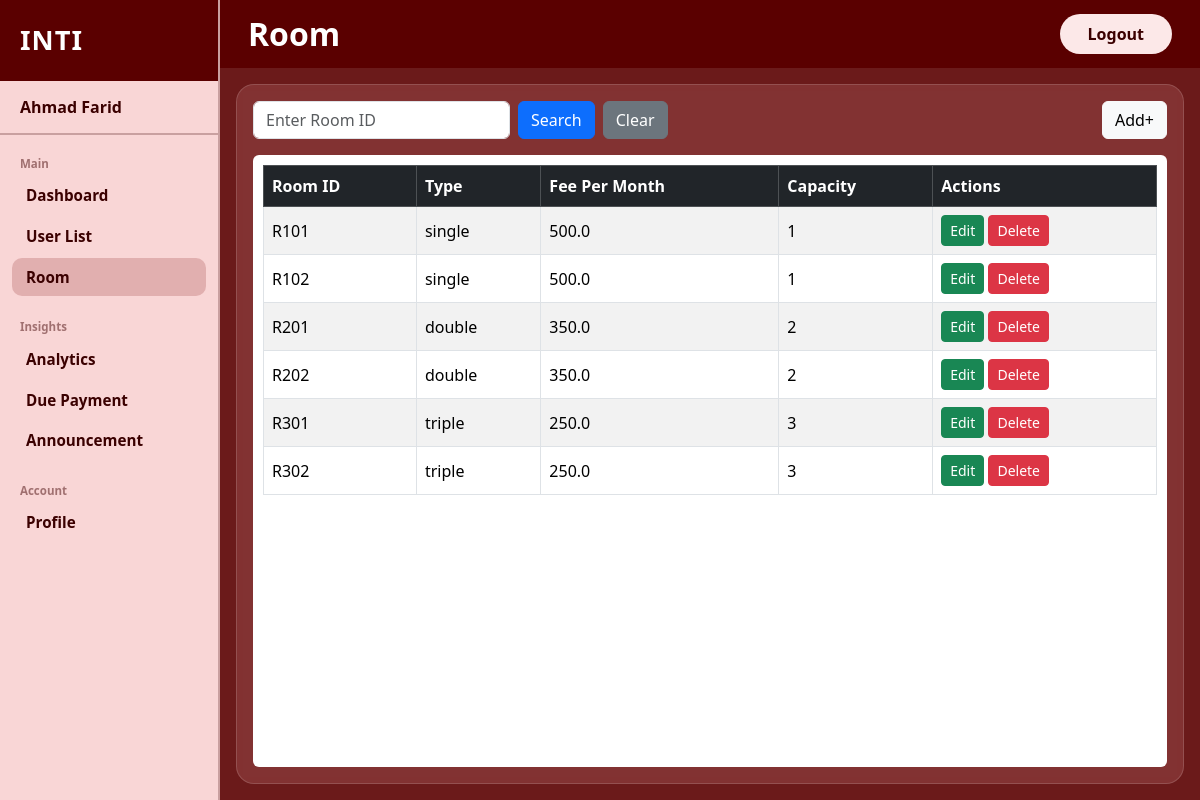
The app's page /admin_room (signed in) with its own data.
### tables this page shows
CREATE TABLE Room (
            room_id       TEXT PRIMARY KEY NOT NULL,
            room_type     TEXT NOT NULL,
            fee_per_month REAL NOT NULL,
            capacity      INTEGER NOT NULL
        );

### app.py (the view)
@app.route("/admin_room")
def admin_room():
    if session.get('user_id') is None or session.get('role') != 'admin':
        return redirect('/user_login')
    conn = get_db()
    search_room = request.args.get("search_room", "")
    if search_room:
        table_data = conn.execute("""
            SELECT *
            FROM Room
            WHERE room_id = ?
        """, (search_room,)).fetchall()
    else:
        table_data = conn.execute("""
            SELECT *
            FROM Room
        """).fetchall()
    return render_template("Admin Room.html", table_data=table_data, search_room=search_room)

### app.py (called while the page is built, shortened)
def get_db():
    if 'db' not in g:
        g.db = get_connection()
    return g.db

@app.context_processor          # run this before every template render
def inject_unread_status():
    user_id = session.get('user_id')
    role = session.get('role')
    has_unread = False                       # assume no unread by default
    return dict(has_unread=has_unread)

### database.py (called while the page is built)
def get_connection():
    conn = sqlite3.connect(DB_NAME)
    conn.row_factory = sqlite3.Row
    conn.execute("PRAGMA foreign_keys = ON")
    return conn

### templates/Admin Room.html (shortened to what this page needs)
<!DOCTYPE html>
<html lang="en">
<head>
    <link href="https://cdn.jsdelivr.net/npm/bootstrap@5.3.3/dist/css/bootstrap.min.css" rel="stylesheet"/>
    <link href="{{ url_for('static', filename='style.css') }}" rel="stylesheet"/>
</head>
<body>
<div class="d-flex vh-100">
    <aside class="sidebar d-flex flex-column">
        <div class="sidebar-brand">
            <span class="brand-chms">INTI</span>
        </div>
        <div class="sidebar-username">
            <span>{{session["fullname"]}}</span>
        </div>
        <nav class="sidebar-nav flex-grow-1">
            <div class="nav-section-label">Main</div>
            <a href="/admin_dashboard" class="nav-item">Dashboard</a>
            <a href="/admin_user_list_application" class="nav-item">User List</a>
            <a href="/admin_room" class="nav-item active">Room</a>
            <div class="nav-section-label mt-3">Insights</div>
            <a href="/admin_analytics_date" class="nav-item">Analytics</a>
            <a href="/admin_due_payment" class="nav-item">Due Payment</a>
            <a href="/admin_announcement_page" class="nav-item ">Announcement</a>
            <div class="nav-section-label mt-3">Account</div>
            <a href="/admin_profile" class="nav-item">Profile</a>
        </nav>
    </aside>
    <div class="main-wrapper d-flex flex-column flex-grow-1">
        <header class="topbar d-flex align-items-center justify-content-between">
            <h1 class="page-title">Room</h1>
            <a href="/user_logout" class="btn btn-logout">Logout</a>
        </header>
        <main class="content-area flex-grow-1 p-3">
        <div class="content-card h-100 d-flex flex-column p-3 overflow-y-auto ">
            <div class="d-flex gap-2 mb-3">
                <form method="GET" action="/admin_room" class="d-flex gap-2">
                    <input type="text" name="search_room" class="form-control" value="{{ search_room }}" placeholder="Enter Room ID">
                    <button type="submit" class="btn btn-primary">Search</button>
                    <a href="/admin_room" class="btn btn-secondary">Clear</a>
                </form>
                <a href="/admin_room_add" class="btn btn-light ms-auto d-block">Add+</a>
            </div>
            <div class ="flex-grow-1 bg-white rounded">
                <div style="padding: 10px;">
                    <table class="table table-bordered table-striped">
                        <thead class="table-dark">
                        <tr>
                            <th>Room ID</th>
                            <th>Type</th>
                            <th>Fee Per Month</th>
                            <th>Capacity</th>
                            <th>Actions</th>
                        </tr>
                        </thead>
                        <tbody>
                        {% for row in table_data %}
                        <tr>
                            <td>{{ row['room_id'] }}</td>
                            <td>{{ row['room_type'] }}</td>
                            <td>{{ row['fee_per_month'] }}</td>
                            <td>{{ row['capacity'] }}</td>
                            <td>
                                <a href="/admin_room_edit?room_id={{ row['room_id'] }}" class="btn btn-sm btn-success">Edit</a>
                                <form method="POST" action="/admin_room_delete" style="display:inline;">
                                    <button type="submit" class="btn btn-sm btn-danger"
                                            onclick="return confirm('Delete this room?')">Delete</button>
                                </form>
                            </td>
                        </tr>
                        {% else %}
                        <tr>
                            <td colspan="5" class="text-center">No rooms found</td>
                        </tr>
                        {% endfor %}
                        </tbody>
                    </table>
                </div>
            </div>
        </div>
    </main>
    </div>
</div>
</body>
</html>

### static/style.css (style rules this page uses)
:root { --sidebar-bg: #f9d6d6; --sidebar-width: 220px; --topbar-bg: #5a0000; --main-bg: #6b1a1a; --brand-color: #3b0000; --nav-label-color: #a07070; --nav-item-color: #3b0000; --nav-active-bg: rgba(180, 100, 100, 0.35); --content-card-bg: rgba(160, 80, 80, 0.45); --logout-bg: #fce8e8; --logout-color: #3b0000; }
body { font-family: 'Segoe UI', sans-serif; background: var(--main-bg); min-height: 100vh; display: flex; flex-direction: column; }
.sidebar { width: var(--sidebar-width); min-width: var(--sidebar-width); background: var(--sidebar-bg); border-right: 2px solid #c9a0a0; }
.sidebar-brand { background: var(--topbar-bg); padding: 20px 20px; }
.brand-chms { font-size: 1.7rem; font-weight: 900; color: #fff; letter-spacing: 1px; }
.sidebar-username { padding: 14px 20px; font-weight: 700; font-size: 1rem; color: var(--nav-item-color); border-bottom: 2px solid #c9a0a0; }
.sidebar-nav { padding: 16px 12px; display: flex; flex-direction: column; gap: 2px; }
.nav-section-label { font-size: 0.72rem; font-weight: 600; color: var(--nav-label-color); text-transform: none; padding: 4px 8px 2px; }
.nav-item { position: relative; display: block; padding: 8px 14px; font-weight: 700; font-size: 0.95rem; color: var(--nav-item-color); text-decoration: none; border-radius: 10px; transition: background 0.15s; }
.nav-item.active { background: var(--nav-active-bg); color: var(--nav-item-color); }
.main-wrapper { background: var(--main-bg); }
.topbar { background: var(--topbar-bg); padding: 14px 28px; }
.page-title { color: #fff; font-size: 2rem; font-weight: 900; margin: 0; }
.btn-logout { background: var(--logout-bg); color: var(--logout-color); font-weight: 700; font-size: 1rem; border: none; border-radius: 50px; padding: 8px 28px; }
.content-area { padding: 16px !important; min-height: 0; overflow: hidden; }
.content-card { background: var(--content-card-bg); border-radius: 18px; border: 1px solid rgba(255, 255, 255, 0.15); backdrop-filter: blur(4px); min-height: 100%; overflow-y: auto; overflow-x: auto; }
.table { table-layout: auto; }
.table th, .table td { white-space: normal; word-wrap: break-word; word-break: break-word; max-width: 250px; vertical-align: middle; }
.table td:last-child { max-width: none; white-space: nowrap; }

### records on screen
Room: room_id "R101", room_type "single", fee_per_month "500.0", capacity "1"
Room: room_id "R102", room_type "single", fee_per_month "500.0", capacity "1"
Room: room_id "R201", room_type "double", fee_per_month "350.0", capacity "2"
Room: room_id "R202", room_type "double", fee_per_month "350.0", capacity "2"
Room: room_id "R301", room_type "triple", fee_per_month "250.0", capacity "3"
Room: room_id "R302", room_type "triple", fee_per_month "250.0", capacity "3"

### other values on screen
{{ session["fullname"] }} "Ahmad Farid"
